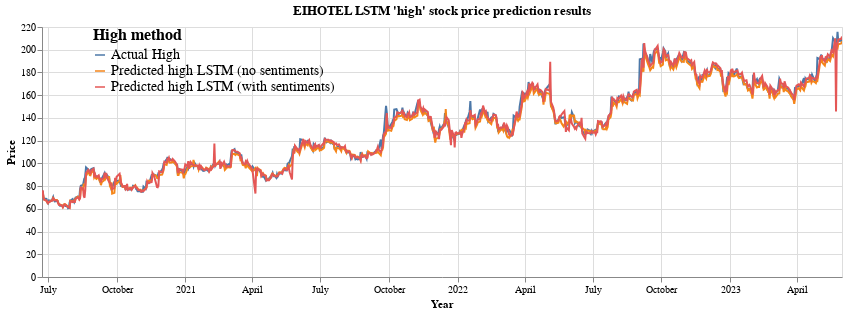

The notebook cell saved with this chart:
### Code cell
high_price = alt.Chart(melted_df, title="EIHOTEL LSTM 'high' stock price prediction results").mark_line().encode(
    x=alt.X('date:T', title="Year"),
    y = alt.Y('High prediction price:Q', title="Price"),
    color = alt.Color('High method:N',legend=alt.Legend(orient='left',direction = 'vertical',labelLimit = 400))
    ).properties(height = 250, width = 800
    ).configure_legend(
    offset=-330,
    symbolDirection='vertical',
        titleFontSize=16,
        labelFontSize=14
    )

high_price.interactive()

### Figure 1 — Vega-Lite specification as saved in the notebook (floating-point values rounded to 4 significant figures; data arrays with more than 128 entries replaced by an {"elided": "..."} marker saying what was removed)
{"usermeta": {"embedOptions": {"theme": "fivethirtyeight"}}, "config": {"view": {"continuousWidth": 400, "continuousHeight": 300}, "legend": {"labelFontSize": 14, "offset": -330, "symbolDirection": "vertical", "titleFontSize": 16}}, "data": {"name": "data-a39abba6b684b3f3fd3a2f3e25abb593"}, "mark": "line", "encoding": {"color": {"field": "High method", "legend": {"direction": "vertical", "labelLimit": 400, "orient": "left"}, "type": "nominal"}, "x": {"field": "date", "title": "Year", "type": "temporal"}, "y": {"field": "High prediction price", "title": "Price", "type": "quantitative"}}, "height": 250, "selection": {"selector011": {"type": "interval", "bind": "scales", "encodings": ["x", "y"]}}, "title": "EIHOTEL LSTM 'high' stock price prediction results", "width": 800, "$schema": "https://vega.github.io/schema/vega-lite/v4.17.0.json", "datasets": {"data-a39abba6b684b3f3fd3a2f3e25abb593": {"elided": "2181 records"}}}
